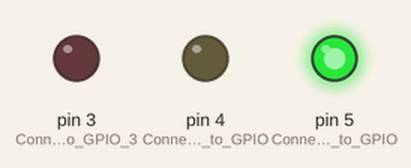
Simulated run of this sketch. Board: Arduino Uno, built with avr-gcc and run on an emulated ATmega328P. Parts: output pins drawn as LEDs (lit = HIGH).

Above: at 0.5 s.
At 1.5 s:
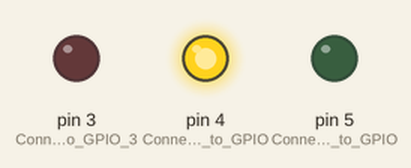
At 2.5 s:
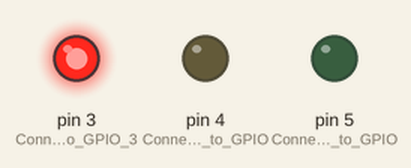
At 3.5 s:
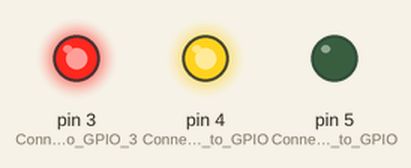
Timing chart, 0 to 5.2 s (numbered marks = the images above):
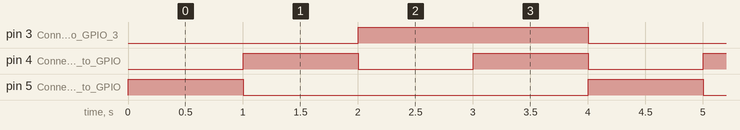

The sketch:

Arduino_TrafficLights_Level_1.ino
```cpp
/*
 * MOUDLE(S) : 4601ICBTMA | 4604ICBTEL
 * SKETCH    : Arduino Traffic Light System - Level 1
 * AUTHOR    : Liyanage Kalana Perera (www.linkedin.com/in/liyanagekalana)
 * DATE      : 2026.09.26
 *
 * REQUIRED LIBRARIES ->
 *                     >  None
 *
 * NOTES ->
 *        > This sketch will demonstrate how to build a Traffic Light System for level 1.
 *        > The required components are,
 *          > 1 x RED LED
 *          > 1 x AMBER LED
 *          > 1 x GREEN LED
 *          > 3 x 100 Ohms Resistors                ---(Brown|Black|Brown)---
 *
 *        > This program will take the PB input and change the Traffic light state and Pedestrian light state
 */

void setup()
{
  pinMode(3,OUTPUT); // Connect RED LED to GPIO 3.
  pinMode(4,OUTPUT); // Connect AMBER LED to GPIO 3.
  pinMode(5,OUTPUT); // Connect GREEN LED to GPIO 3.
}

void loop()
{
  // This section is written based on "TrafficLightSequence.png" image available on the "Practical Session 3" folder.
  // RED LED = OFF | AMBER LED = OFF | GREEN LED = ON
  digitalWrite(3,LOW);
  digitalWrite(4,LOW);
  digitalWrite(5,HIGH);
  delay(1000);
  // RED LED = OFF | AMBER LED = ON | GREEN LED = OFF
  digitalWrite(3,LOW);
  digitalWrite(4,HIGH);
  digitalWrite(5,LOW);
  delay(1000);
  // RED LED = ON | AMBER LED = OFF | GREEN LED = OFF
  digitalWrite(3,HIGH);
  digitalWrite(4,LOW);
  digitalWrite(5,LOW);
  delay(1000);
  // RED LED = ON | AMBER LED = ON | GREEN LED = OFF
  digitalWrite(3,HIGH);
  digitalWrite(4,HIGH);
  digitalWrite(5,LOW);
  delay(1000);
}
```

Measured:
- by itself, pin 3 (Connect_RED_LED_to_GPIO_3): alternates HIGH for 2.0 s and LOW for 2.0 s
- by itself, pin 4 (Connect_AMBER_LED_to_GPIO): alternates HIGH for 1.0 s and LOW for 1.0 s
- by itself, pin 5 (Connect_GREEN_LED_to_GPIO): alternates HIGH for 1.0 s and LOW for 3.0 s
